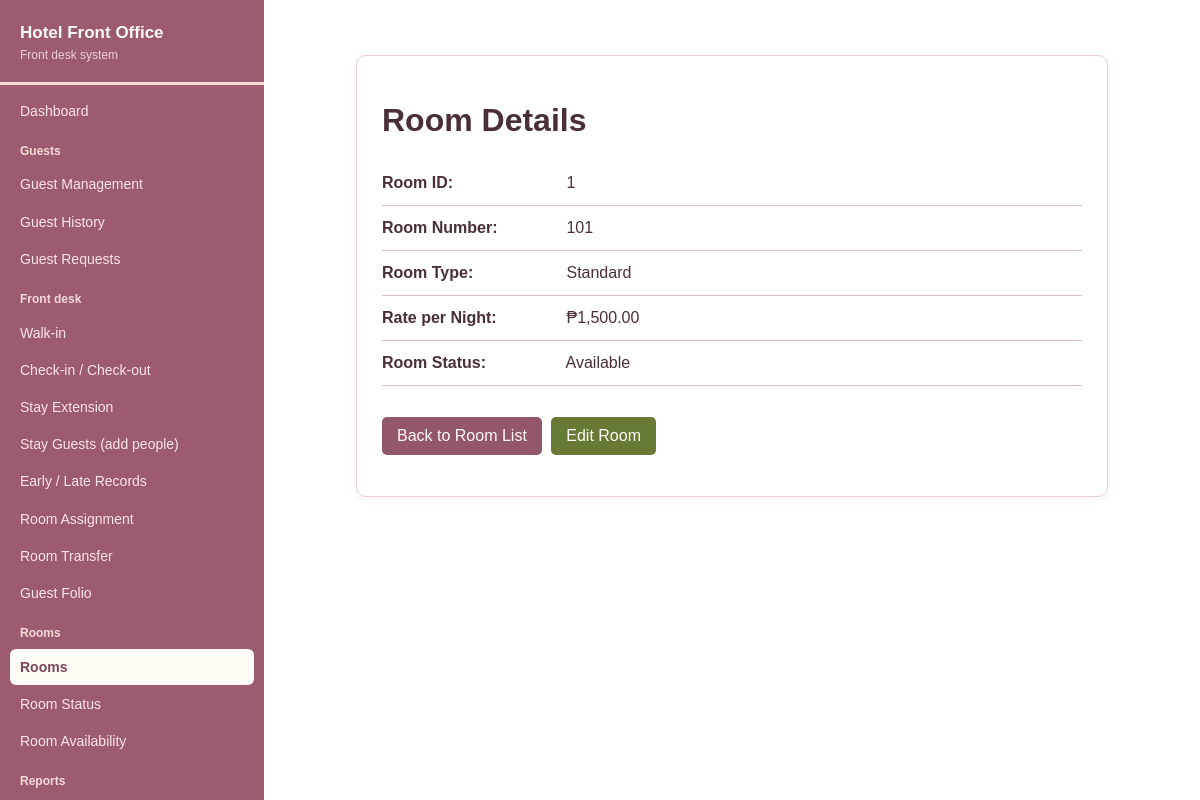
Page /rooms/view.php?id=1 on the committed database.
### tables this page shows
CREATE TABLE rooms (
    room_id      INT UNSIGNED NOT NULL AUTO_INCREMENT,
    room_number  VARCHAR(20)  NOT NULL,
    room_type    ENUM('Standard','Deluxe','Suite') NOT NULL DEFAULT 'Standard',
    rate         DECIMAL(10,2) NOT NULL DEFAULT 0.00,
    room_status  ENUM('Available','Occupied','Maintenance','Reserved','Cleaning')
                 NOT NULL DEFAULT 'Available',
    PRIMARY KEY (room_id),
    UNIQUE KEY uq_rooms_number (room_number),
    KEY idx_rooms_status (room_status)
);

### rooms/view.php (the view, shortened to what this page needs)
<?php
require_once "../config/database.php";
function e($value) {
    return htmlspecialchars((string)$value, ENT_QUOTES, "UTF-8");
}
$id = filter_input(INPUT_GET, "id", FILTER_VALIDATE_INT);
$stmt = $conn->prepare("SELECT * FROM rooms WHERE room_id = ?");
$stmt->bind_param("i", $id);
$stmt->execute();
$result = $stmt->get_result();
$room = $result->fetch_assoc();
?>
<!DOCTYPE html>
<html lang="en">
<head>
</head>
<body>
<?php include __DIR__ . '/../includes/sidebar.php'; ?>
<div class="container">
    <h1>Room Details</h1>
    <div class="detail">
        <span class="label">Room ID:</span>
        <?= e($room["room_id"]) ?>
    </div>
    <div class="detail">
        <span class="label">Room Number:</span>
        <?= e($room["room_number"]) ?>
    </div>
    <div class="detail">
        <span class="label">Room Type:</span>
        <?= e($room["room_type"]) ?>
    </div>
    <div class="detail">
        <span class="label">Rate per Night:</span>
        ₱<?= number_format((float)$room["rate"], 2) ?>
    </div>
    <div class="detail">
        <span class="label">Room Status:</span>
        <?= e($room["room_status"]) ?>
    </div>
    <p>
        <a class="btn" href="index.php">Back to Room List</a>
        <a class="btn edit" href="edit.php?id=<?= (int)$room["room_id"] ?>">
            Edit Room
        </a>
    </p>
</div>
</body>
</html>

### rooms/view.php (style rules this page uses)
body { font-family: Arial, sans-serif; background: #FFFFFF; margin: 0; padding: 25px; color: #4A2F37; }
.container { max-width: 700px; margin: 30px auto; background: #FFFFFF; border: 1px solid #EBD0D3; padding: 25px; border-radius: 10px; box-shadow: 0 2px 8px #7e465812; }
.detail { padding: 13px 0; border-bottom: 1px solid #E3BFC4; }
.label { display: inline-block; width: 180px; font-weight: bold; }
.btn { display: inline-block; padding: 10px 15px; margin: 15px 5px 0 0; background: #94566A; color: #FFFCF5; text-decoration: none; border-radius: 5px; }
.edit { background: #667A35; }
body { color: #4A2F37; }

### includes/sidebar.php (style rules this page uses)
@media (min-width: 901px) { body { margin-left: 264px !important; } }

### rows in the picture
rooms: room_id "1", room_number "101", room_type "Standard", rate "1,500.00", room_status "Available"

### other values in the picture
$hfoEsc($hfoGroupName) "Guests"
$hfoEsc($hfoLabel) "Guest Management"
$hfoEsc($hfoLabel) "Guest History"
$hfoEsc($hfoLabel) "Guest Requests"
$hfoEsc($hfoGroupName) "Front desk"
$hfoEsc($hfoLabel) "Walk-in"
$hfoEsc($hfoLabel) "Check-in / Check-out"
$hfoEsc($hfoLabel) "Stay Extension"
$hfoEsc($hfoLabel) "Stay Guests (add people)"
$hfoEsc($hfoLabel) "Early / Late Records"
$hfoEsc($hfoLabel) "Room Assignment"
$hfoEsc($hfoLabel) "Room Transfer"
$hfoEsc($hfoLabel) "Guest Folio"
$hfoEsc($hfoGroupName) "Rooms"
$hfoEsc($hfoLabel) "Rooms"
